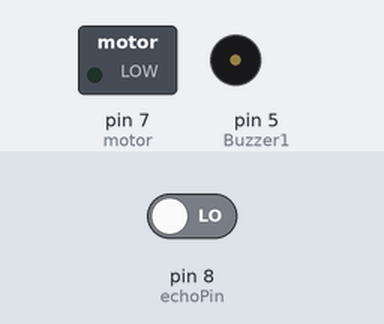
A sketch run on a simulated Arduino Uno, built with avr-gcc and run on an emulated ATmega328P. On the bench: switched loads named in the sketch (green lamp = pin HIGH), buzzer (waves = sounding, pin HIGH). The test bench sets the inputs (shaded band); at power-on: pin 8 (echoPin) LOW. Pins used as bus, display or sensor lines are not drawn; what the sketch prints to the serial monitor is not drawn.

Above: at 1.6 s.
At 4.3 s:
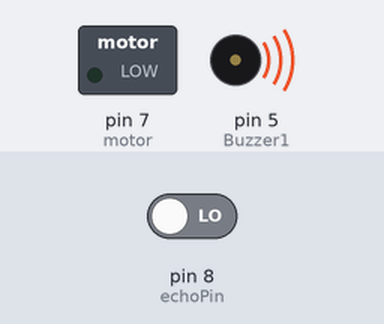
At 6.9 s:
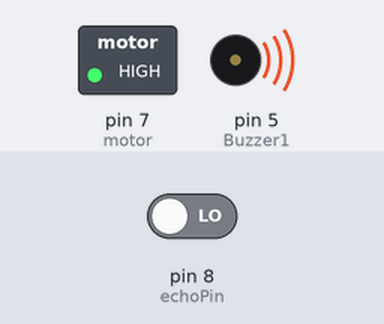
Timing chart, 0 to 9.5 s (numbered marks = the images above):
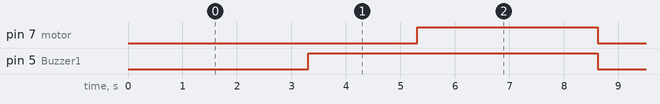

Measured:
- by itself, pin 7 (motor): alternates HIGH for 3.3 s and LOW for 4.0 s
- by itself, pin 5 (Buzzer1): alternates HIGH for 5.3 s and LOW for 2.0 s
- by itself, everything shown: repeats every 7.3 s, in 3 steps

The sketch:

Blind_Stick.ino
```cpp
#define trigPin  9
#define echoPin 8

#define Buzzer1 5//active
#define motor 7//passive
//#define Led1 6//Vibration


int sound = 250;


void setup() {
  Serial.begin (9600);
 pinMode(trigPin, OUTPUT);
 pinMode(echoPin, INPUT);
  pinMode(Buzzer1, OUTPUT);
 pinMode(motor, OUTPUT);
// pinMode(Led1, OUTPUT);
}

void  loop() {
  Serial.begin(9600);

  long duration, distance;
  digitalWrite(trigPin,  LOW);
  delay(2);
  digitalWrite(trigPin, HIGH);
  delay(10);
  digitalWrite(trigPin,  LOW);
  duration = pulseIn(echoPin, HIGH);
  distance = (duration/2) / 29.1;
  delay(300);
  digitalWrite(Buzzer1, LOW);
  digitalWrite(motor, LOW);
//  digitalWrite(Led1,  LOW);
  Serial.println(distance);
  if (distance<40&& distance>20) {
//    digitalWrite(Led1, HIGH);
    delay(2000);
  }
  if (distance<20&& distance>10) {
//    digitalWrite(Led1, HIGH);
    delay(2000);
    digitalWrite(Buzzer1, HIGH);
    delay(2000);
  }
  if (distance<10)  {
//    digitalWrite(Led1, HIGH);
    delay(2000);
    digitalWrite(Buzzer1,  HIGH);
    delay(2000);
    digitalWrite(motor, HIGH);
    delay(2000);
  }
  }
```
